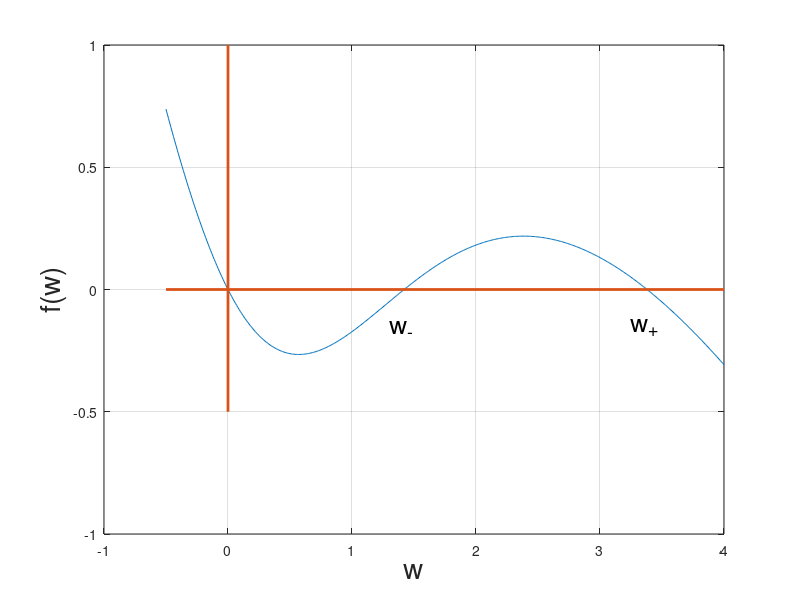

MATLAB code to generate this figure:
b = 0.25/1.2
w = -.5:0.01:4
f = -w + w.^2./(1+b*w.^2);
plot(w,f)
grid on
xlabel('w','fontsize',20)
ylabel('f(w)','fontsize',20)
line([-.5 4], [0 0],'linewidth',2)
line([0 0], [-.5 1],'linewidth',2)
text(1.3, -.15, 'w_{-}','fontsize',18)
text(3.25, -.15, 'w_{+}','fontsize',18)